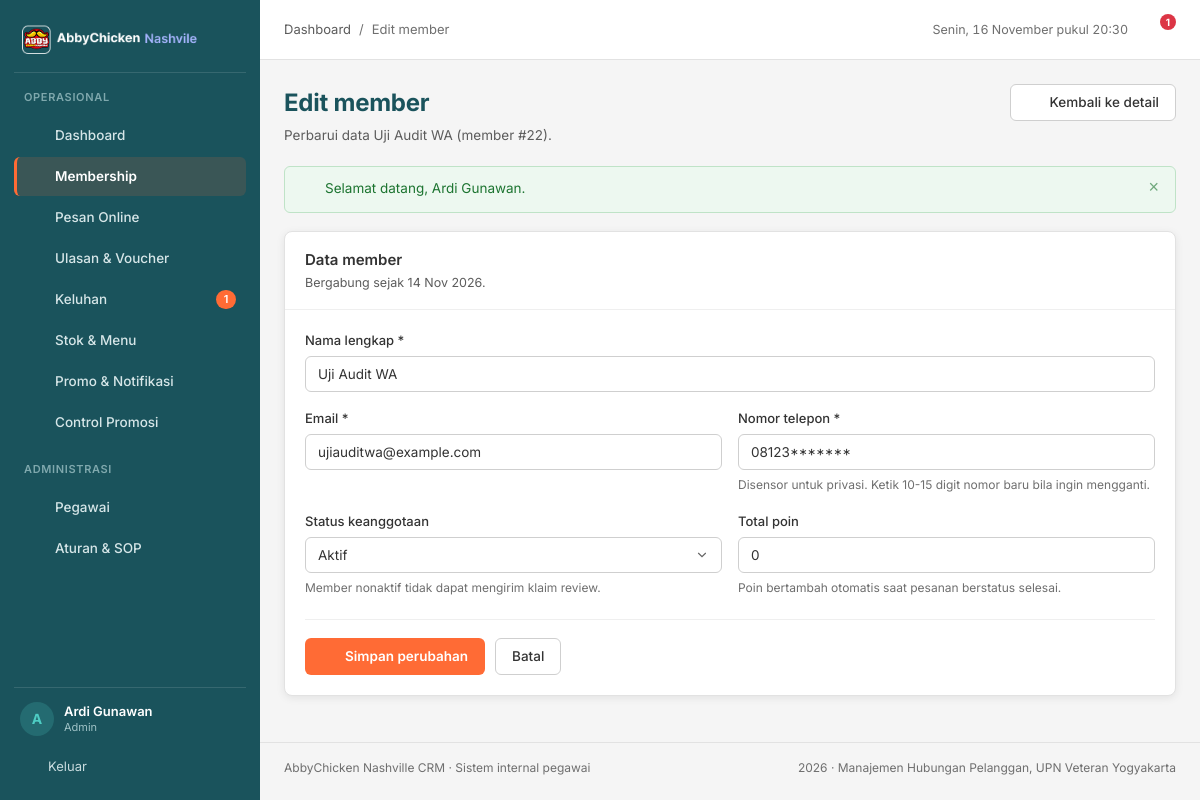
The page /pages/membership/edit.php?id=22 (signed in) on the database its author committed.
### tables this page shows
CREATE TABLE `member` (
  `member_id` int(11) NOT NULL AUTO_INCREMENT,
  `email` varchar(100) NOT NULL,
  `password` varchar(255) NOT NULL DEFAULT '123456',
  `no_telp` varchar(15) NOT NULL,
  `tgl_join` date NOT NULL,
  `name` varchar(100) NOT NULL,
  `total_poin` int(11) NOT NULL DEFAULT 0,
  `member_status` enum('aktif','nonaktif') NOT NULL DEFAULT 'aktif',
  PRIMARY KEY (`member_id`),
  UNIQUE KEY `uq_member_email` (`email`),
  KEY `idx_member_nama` (`name`),
  KEY `idx_member_status` (`member_status`)
);

### pages/membership/edit.php (the view, shortened to what this page needs)
<?php
require_once __DIR__ . '/../../config/database.php';
$id = (int) ($_GET['id'] ?? $_POST['member_id'] ?? 0);
$stmt = mysqli_prepare($conn, 'SELECT * FROM member WHERE member_id = ? LIMIT 1');
mysqli_stmt_bind_param($stmt, 'i', $id);
mysqli_stmt_execute($stmt);
$member = mysqli_fetch_assoc(mysqli_stmt_get_result($stmt));
$telp_tersensor = tampil_telepon($member['no_telp']);
$error = [];
$data  = [
    'name'          => $member['name'],
    'email'         => $member['email'],
    'no_telp'       => $telp_tersensor,
    'member_status' => $member['member_status'],
    'total_poin'    => $member['total_poin'],
];
$page_actions  = '<a class="btn btn--secondary" href="' . e(base_url('pages/membership/detail.php?id=' . $id)) . '">' . icon('arrow-left', 16) . ' Kembali ke detail</a>';
require_once __DIR__ . '/../../includes/header.php';
?>
<form class="card" method="post" action="" novalidate>
  <div class="card__head">
    <div>
      <h2>Data member</h2>
      <p>Bergabung sejak <?= e(tanggal_id($member['tgl_join'])) ?>.</p>
    </div>
  </div>
  <div class="card__body">
    <div class="form-grid">
      <div class="field field--full">
        <label for="name">Nama lengkap <span aria-hidden="true">*</span></label>
        <input class="input<?= isset($error['name']) ? ' is-invalid' : '' ?>" type="text" id="name" name="name"
               value="<?= e($data['name']) ?>" maxlength="100" required>
      </div>
      <div class="field">
        <label for="email">Email <span aria-hidden="true">*</span></label>
        <input class="input<?= isset($error['email']) ? ' is-invalid' : '' ?>" type="email" id="email" name="email"
               value="<?= e($data['email']) ?>" maxlength="100" required>
      </div>
      <div class="field">
        <label for="no_telp">Nomor telepon <span aria-hidden="true">*</span></label>
        <input class="input<?= isset($error['no_telp']) ? ' is-invalid' : '' ?>" type="tel" id="no_telp" name="no_telp"
               value="<?= e($data['no_telp']) ?>" inputmode="numeric" maxlength="15" autocomplete="off" required>
        <?php if (isset($error['no_telp'])): ?>
          <span class="error"><?= e($error['no_telp']) ?></span>
        <?php else: ?>
          <span class="hint">Disensor untuk privasi. Ketik 10-15 digit nomor baru bila ingin mengganti.</span>
        <?php endif; ?>
      </div>
      <div class="field">
        <label for="member_status">Status keanggotaan</label>
        <select class="select" id="member_status" name="member_status">
          <option value="aktif" <?= $data['member_status'] === 'aktif' ? 'selected' : '' ?>>Aktif</option>
        </select>
        <span class="hint">Member nonaktif tidak dapat mengirim klaim review.</span>
      </div>
      <div class="field">
        <label for="total_poin">Total poin</label>
        <input class="input" type="number" id="total_poin" name="total_poin" min="0" step="1"
               value="<?= (int) $data['total_poin'] ?>">
        <span class="hint">Poin bertambah otomatis saat pesanan berstatus selesai.</span>
      </div>
    </div>
    <div class="form-actions">
      <button class="btn btn--primary" type="submit"><?= icon('check', 16) ?> Simpan perubahan</button>
      <a class="btn btn--secondary" href="<?= e(base_url('pages/membership/index.php')) ?>">Batal</a>
    </div>
  </div>
</form>
<?php require_once __DIR__ . '/../../includes/footer.php'; ?>

### assets/css/style.css (style rules this page uses)
:root { --teal-dark: #1A535C; --teal-dark-2: #14444B; --teal: #4ECDC4; --orange: #FF6B35; --orange-dark: #E55A2B; --white: #FFFFFF; --gray-50: #F5F5F5; --gray-100: #EFEFEF; --gray-200: #E2E2E2; --gray-300: #CFCFCF; --gray-500: #6F6F6F; --gray-600: #5C5C5C; --gray-900: #333333; --green: #28A745; --red: #DC3545; --amber: #E0A106; --blue: #2B7FD4; --radius-card: 8px; --radius-control: 6px; --shadow-card: 0 2px 8px rgba(0, 0, 0, 0.08); --sidebar-w: 260px; --font: 'Inter', -apple-system, BlinkMacSystemFont, 'Segoe UI', sans-serif; }
*, *::before, *::after { box-sizing: border-box; }
html { -webkit-text-size-adjust: 100%; }
body { margin: 0; font-family: var(--font); font-size: 14px; line-height: 1.55; color: var(--gray-900); background: var(--gray-50); -webkit-font-smoothing: antialiased; }
h1, h2, h3, h4, p, ul, ol, figure { margin: 0; }
h2 { font-size: 20px; font-weight: 600; }
a { color: var(--teal-dark); text-decoration: none; }
.card { background: var(--white); border: 1px solid var(--gray-200); border-radius: var(--radius-card); box-shadow: var(--shadow-card); }
.card__head { display: flex; align-items: flex-start; gap: 12px; padding: 16px 20px; border-bottom: 1px solid var(--gray-100); }
.card__head h2 { font-size: 15px; font-weight: 600; color: var(--gray-900); }
.card__head p { margin-top: 2px; font-size: 12.5px; color: var(--gray-600); }
.card__body { padding: 20px; }
.btn { display: inline-flex; align-items: center; justify-content: center; gap: 7px; padding: 8px 16px; border: 1px solid transparent; border-radius: var(--radius-control); font-family: inherit; font-size: 13.5px; font-weight: 500; line-height: 1.4; cursor: pointer; text-decoration: none; white-space: nowrap; transition: background-color 120ms ease, border-color 120ms ease, color 120ms ease; }
.btn--primary { background: var(--orange); color: var(--white); font-weight: 600; }
.btn--secondary { background: var(--white); border-color: var(--gray-300); color: var(--gray-900); }
.form-grid { display: grid; grid-template-columns: repeat(2, minmax(0, 1fr)); gap: 16px; }
.field { display: flex; flex-direction: column; gap: 6px; }
.field--full { grid-column: 1 / -1; }
.field label { font-size: 13px; font-weight: 500; color: var(--gray-900); }
.field .hint { font-size: 12px; color: var(--gray-500); }
.input, .select, .textarea { width: 100%; padding: 9px 12px; border: 1px solid var(--gray-300); border-radius: var(--radius-control); font-family: inherit; font-size: 13.5px; color: var(--gray-900); background: var(--white); transition: border-color 120ms ease, box-shadow 120ms ease; }
.select { appearance: none; background-repeat: no-repeat; background-position: right 12px center; padding-right: 34px; }
.form-actions { display: flex; align-items: center; gap: 10px; margin-top: 22px; padding-top: 18px; border-top: 1px solid var(--gray-100); flex-wrap: wrap; }

### rows shown on the page
member: tgl_join "14 Nov 2026", name "Uji Audit WA", email "ujiauditwa@example.com", member_status "Aktif", total_poin "0"

### other values the page prints
$item['label'] "Dashboard"
$item['label'] "Membership"
$item['label'] "Pesan Online"
$item['label'] "Ulasan & Voucher"
$item['label'] "Keluhan"
$tiket_terbuka "1"
$item['label'] "Stok & Menu"
$item['label'] "Promo & Notifikasi"
$item['label'] "Control Promosi"
$item['label'] "Pegawai"
$item['label'] "Aturan & SOP"
mb_substr($nama_pegawai, 0, 1) "A"
$nama_pegawai "Ardi Gunawan"
$role_pegawai "Admin"
$page_title "Edit member"
